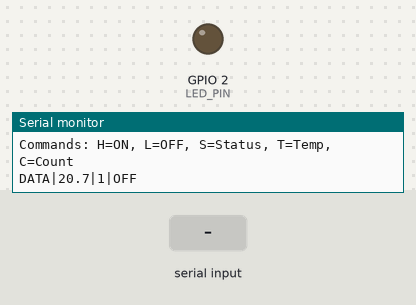
Simulated run of this sketch. Board: ESP32. On the bench: output pins drawn as LEDs (lit = HIGH), the last lines printed to the serial monitor. Inputs (shaded band) come from the test bench. Random numbers use the default seed unless the sketch sets one.

Above: at 2.2 s.
2.3 s: "H" received over Serial
At 2.8 s:
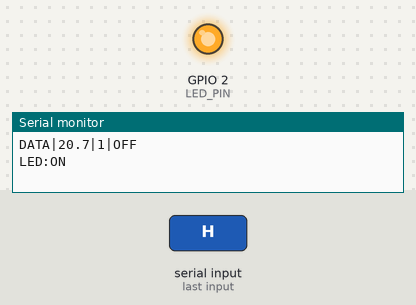
3.8 s: "L" received over Serial
At 5.0 s:
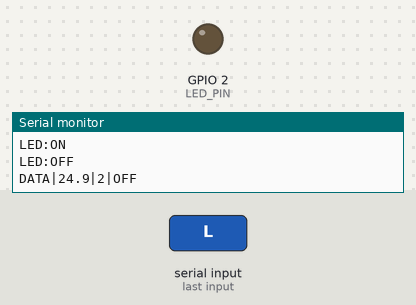
5.3 s: "1" received over Serial
At 6.3 s:
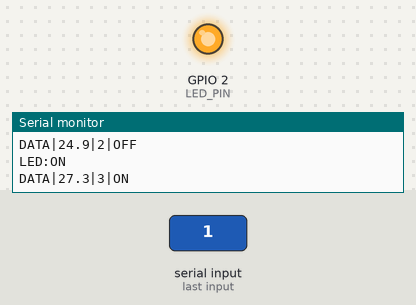
8.3 s: "0" received over Serial
At 8.6 s:
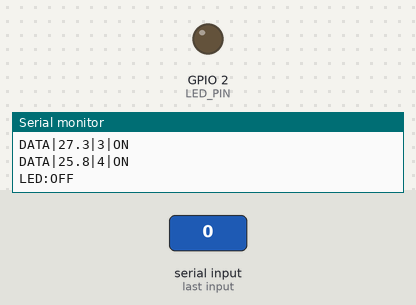
Timing chart, 0 to 10.8 s (numbered marks = the images above; inputs shaded):
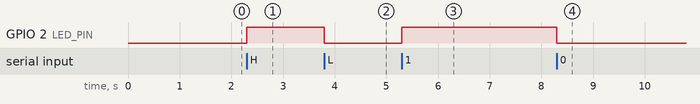

The sketch:

esp32_serial_led.ino
```cpp
/*
 * ESP32-WROOM-32: Control Serial de LED
 * Comunicación con Python Tkinter vía Puerto Serial
 * Autor: Proyecto Educativo
 *
 * Comandos aceptados:
 * - 'H' o '1' → Encender LED
 * - 'L' o '0' → Apagar LED
 * - 'S' → Solicitar estado del LED
 * - 'T' → Solicitar temperatura simulada
 * - 'C' → Solicitar contador
 */

#define LED_PIN 2  // LED integrado del ESP32

bool ledState = false;
unsigned long lastUpdate = 0;
int contador = 0;

void setup() {
  // Inicializar comunicación serial a 115200 baudios
  Serial.begin(115200);

  // Configurar LED como salida
  pinMode(LED_PIN, OUTPUT);
  digitalWrite(LED_PIN, LOW);

  // Esperar un momento para estabilizar la conexión
  delay(1000);

  // Mensaje de bienvenida
  Serial.println("ESP32 READY");
  Serial.println("Commands: H=ON, L=OFF, S=Status, T=Temp, C=Count");
}

void loop() {
  // Verificar si hay datos disponibles en el puerto serial
  if (Serial.available() > 0) {
    char comando = Serial.read();
    procesarComando(comando);
  }

  // Enviar datos periódicamente cada 2 segundos
  if (millis() - lastUpdate >= 2000) {
    lastUpdate = millis();
    contador++;
    enviarDatosPeriodicos();
  }
}

/**
 * Procesa los comandos recibidos desde Python
 */
void procesarComando(char cmd) {
  switch (cmd) {
    case 'H':  // High - Encender LED
    case '1':
      digitalWrite(LED_PIN, HIGH);
      ledState = true;
      Serial.println("LED:ON");
      break;

    case 'L':  // Low - Apagar LED
    case '0':
      digitalWrite(LED_PIN, LOW);
      ledState = false;
      Serial.println("LED:OFF");
      break;

    case 'S':  // Status - Consultar estado del LED
      if (ledState) {
        Serial.println("STATUS:ON");
      } else {
        Serial.println("STATUS:OFF");
      }
      break;

    case 'T':  // Temperature - Enviar temperatura simulada
      {
        float tempSimulada = 20.0 + random(0, 100) / 10.0;
        Serial.print("TEMP:");
        Serial.println(tempSimulada, 1);
      }
      break;

    case 'C':  // Counter - Enviar contador
      Serial.print("COUNT:");
      Serial.println(contador);
      break;

    default:
      Serial.println("ERROR:Unknown command");
      break;
  }
}

/**
 * Envía datos periódicamente para monitoreo en tiempo real
 */
void enviarDatosPeriodicos() {
  // Temperatura simulada (20-30°C)
  float temp = 20.0 + random(0, 100) / 10.0;

  // Formato: DATA|temperatura|contador|estado_led
  Serial.print("DATA|");
  Serial.print(temp, 1);
  Serial.print("|");
  Serial.print(contador);
  Serial.print("|");
  Serial.println(ledState ? "ON" : "OFF");
}
```

Measured:
- after the input at 2.3 s, GPIO 2 (LED_PIN): LOW → HIGH at once
- after the input at 3.8 s, GPIO 2 (LED_PIN): HIGH → LOW at once
- after the input at 5.3 s, GPIO 2 (LED_PIN): LOW → HIGH at once
- after the input at 8.3 s, GPIO 2 (LED_PIN): HIGH → LOW at once
